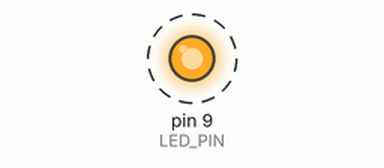
Bench run of a sketch on a simulated Arduino Uno, built with avr-gcc and run on an emulated ATmega328P. Shown: output pins drawn as LEDs (lit = HIGH). Dashed ring = blinking. Pins used as bus, display or sensor lines are not drawn; what the sketch prints to the serial monitor is not drawn.

Above: at 0.8 s.
Timing chart, 0 to 3.3 s (numbered marks = the images above):
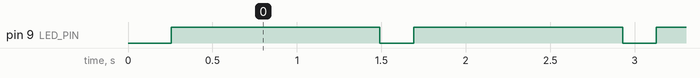

Measured:
- by itself, pin 9 (LED_PIN): alternates HIGH for 1.2 s and LOW for 0.20 s

The sketch:

249.ino
```cpp
#include <SPI.h>

// Pin definitions
const int CS_PIN = 10; // Chip select pin for the AD7124
const int LED_PIN = 9; // LED pin

// Function prototypes
void setupAD7124();
float readVoltage(int channel);
void printRegisters();
void blinkLED(int times);

void setup() {
  Serial.begin(9600);
  pinMode(CS_PIN, OUTPUT);
  pinMode(LED_PIN, OUTPUT);
  digitalWrite(CS_PIN, HIGH); // Set CS high (inactive)

  SPI.begin();
  setupAD7124(); // Initialize the AD7124

  Serial.println("AD7124 Full Test");
}

void loop() {
  // Read and print voltages from specified channels
  float voltage1 = readVoltage(1); // AIN1/AIN0
  float voltage2 = readVoltage(2); // AIN3/AIN2
  float voltage3 = readVoltage(3); // AIN5/AIN4
  float voltage4 = readVoltage(4); // AIN7/AIN6

  Serial.print("Voltage AIN1/AIN0: ");
  Serial.println(voltage1);
  Serial.print("Voltage AIN3/AIN2: ");
  Serial.println(voltage2);
  Serial.print("Voltage AIN5/AIN4: ");
  Serial.println(voltage3);
  Serial.print("Voltage AIN7/AIN6: ");
  Serial.println(voltage4);

  // Optionally, blink the LED to indicate a reading
  blinkLED(1);

  // Print the contents of the registers
  printRegisters();

  delay(1000); // Wait before the next read
}

// Function to initialize the AD7124
void setupAD7124() {
  // Write your initialization code here
  // Configure the necessary registers for the AD7124
}

// Function to read the voltage from a specified channel
float readVoltage(int channel) {
  // Add the code to read from the specified channel
  // Return the measured voltage as a float value
  return 0.0; // Placeholder return value
}

// Function to print the AD7124 registers
void printRegisters() {
  // Read and print register values
  // Implement your code to read and display register contents
}

// Function to blink the LED
void blinkLED(int times) {
  for (int i = 0; i < times; i++) {
    digitalWrite(LED_PIN, LOW); // Turn on LED
    delay(200);
    digitalWrite(LED_PIN, HIGH); // Turn off LED
    delay(200);
  }
}
```
